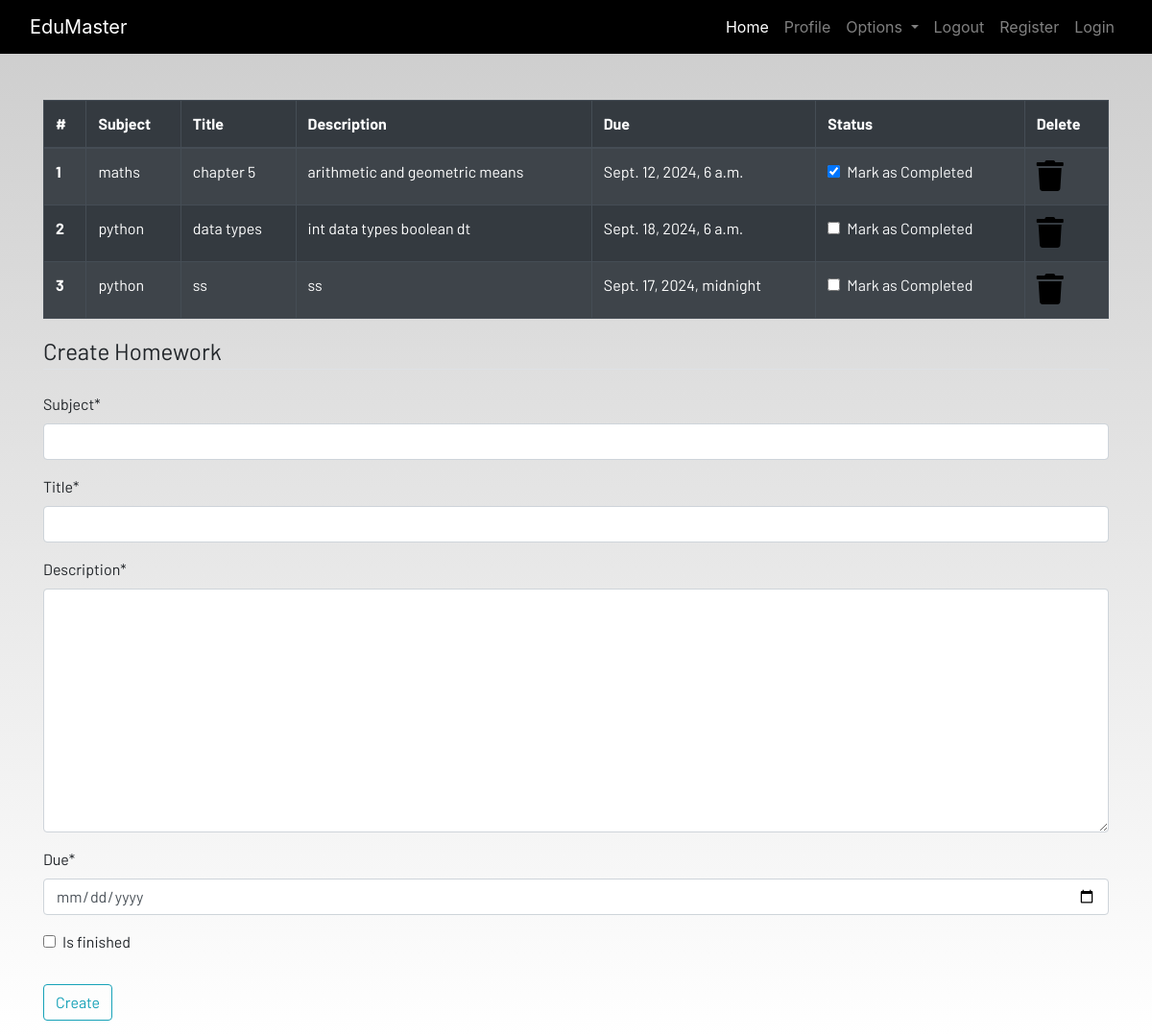
The app's page /homework (signed in), older data.
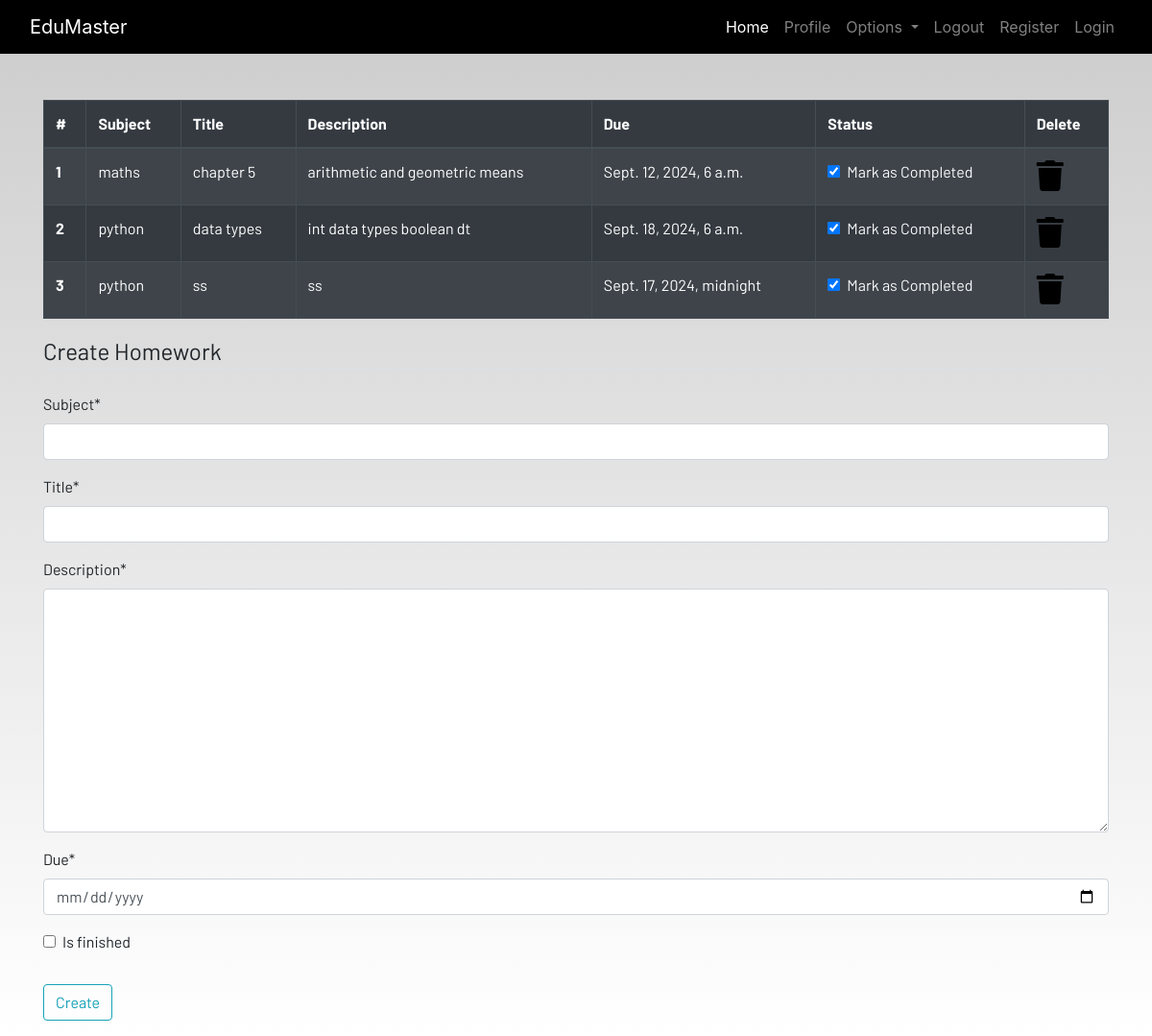
The same page, newer data.
### dashboard/models.py (models this page shows, shortened)
class Homework(models.Model):
   user = models.ForeignKey(User, on_delete=models.CASCADE)
   subject= models.CharField(max_length=50)
   title= models.CharField(max_length=100)
   description= models.TextField()
   due = models.DateTimeField()
   is_finished=models.BooleanField(default=False)

### dashboard/views.py (the view)
# urls.py: path('homework',views.homework,name="homework"),
def homework(request):
    if request.method == "POST":
        form = HomeworkForm(request.POST)
        if form.is_valid():
            try:
                finished = request.POST['is_finished']
                if finished == 'on':
                    finished = True
                else:
                    finished = False
            except:
                finished = False
            homeworks = Homework(
                user = request.user,
                subject = request.POST['subject'],
                title = request.POST['title'],
                description = request.POST['description'],
                due = request.POST['due'],
                is_finished = finished
            )
            homeworks.save()
            messages.success(request,f'Homework Added from {request.user.username}!!')
    else:
            form = HomeworkForm()
    homework= Homework.objects.filter(user=request.user)
    if len(homework) == 0:
        homework_done = True
    else:
        homework_done = False
    context = {
        'homeworks':homework,
        'homework_done':homework_done,
        'form':form,
        }
    return render(request,'dashboard/homework.html',context)

### dashboard/forms.py
class HomeworkForm(forms.ModelForm):
    class Meta:
        model = Homework
        widgets = {'due':DateInput()}
        fields = ['subject','title','description','due','is_finished']

### dashboard/templates/dashboard/homework.html (shortened to what this page needs)
{% extends 'dashboard/base.html' %}
{% load static %}
{% block content %}
{% load crispy_forms_tags %}
<div class="container">
    {% if not homework_done %}
    <table class="table table-striped table-bordered table-hover table-dark">
        <thead>
            <tr>
                <th scope="col">#</th>
                <th scope="col">Subject</th>
                <th scope="col">Title</th>
                <th scope="col">Description</th>
                <th scope="col">Due</th>
                <th scope="col">Status</th>
                <th scope="col">Delete</th>
            </tr>
        </thead>
        <tbody>
        {% for homework in homeworks %}
            <tr>
                <th scope="row">{{forloop.counter}}</th>
                <td>{{homework.subject}}</td>
                <td>{{homework.title}}</td>
                <td>{{homework.description}}</td>
                <td>{{homework.due}}</td>
                <td>
                    <a href="{% url 'update-homework' homework.id %}">
                        <div class="form-check">
                            {% if homework.is_finished == True %}
                            <input class="form-check-input" type="checkbox" value="" checked>
                            {% else %}
                            <input class="form-check-input" type="checkbox" value="" >
                            {% endif %}
                            <label class="form-check-label text-light" for="flexCheckDefault">
                                   Mark as Completed
                            </label>
                        </div>
                    </a>
                </td>
                <td><a href="{% url 'delete-homework' homework.id %}"><i class="fa fa-trash fa-2x"></i></a></td>
            </tr>
            {% endfor %}
        </tbody>
    </table>
     {% else %}
    <h4>All homeworks are completed!! Create to have more!!</h4>
     {% endif %}
</div>
<div class=" container">
    <form method="POST">
        <fieldset class="form-group">
            <legend class="border-bottom mb-4">Create Homework</legend>
            {{form|crispy}}
        </fieldset>
        <div class="form-group">
            <button href="" class="btn btn-outline-info" type="submit">
                Create
            </button>
        </div>
    </form>
</div>
{% endblock content %}

Row changes from the older to the newer data that the page shows:
changed Homework "data types": value "☐" → "☑"
changed Homework "ss": value "☐" → "☑"
